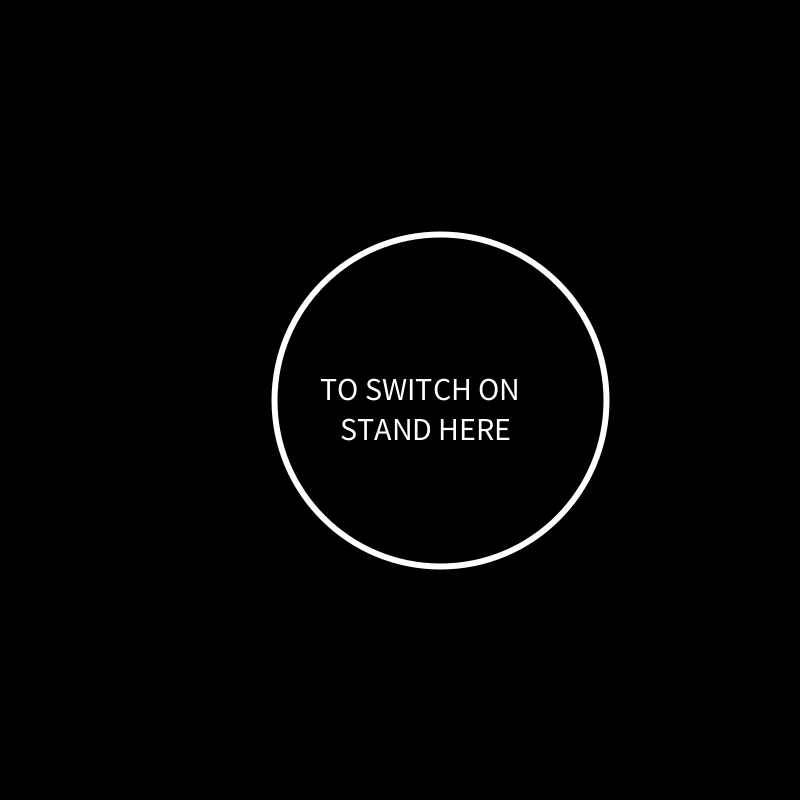
Frame 1 (no input)
Frame 60 (the mouse pressed at the canvas centre just before this capture): identical to frame 1, image omitted
Frame 120 (the mouse held since frame 60 and released just before this capture): identical to frame 1, image omitted

The Processing sketch that drew this single still picture (run headless with seeded random() and noise(); from frame 60 on, the mouse is pressed at the canvas centre):

// Processing sketch: tsNE_HERE_TEXT
// ── tsNE_HERE_TEXT.pde
void setup() {
  size(800,800);
}

void draw() {
  background(0);
  
 
 pushStyle();
//println("signal value =====  ",oscFloatSignal);
fill(255);
textSize(32);
text("TO SWITCH ON ", width/2-80, height/2); 
text("STAND HERE ", width/2-60, height/2+40); 
noFill();
stroke(255);
strokeWeight(6);
ellipse(width/2+40,height/2,332,332);

//Fill();
popStyle();

}
